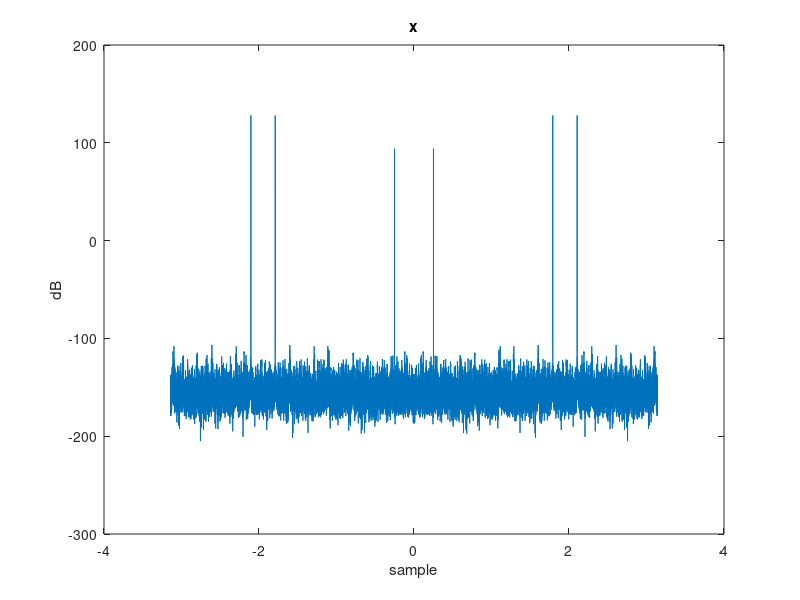
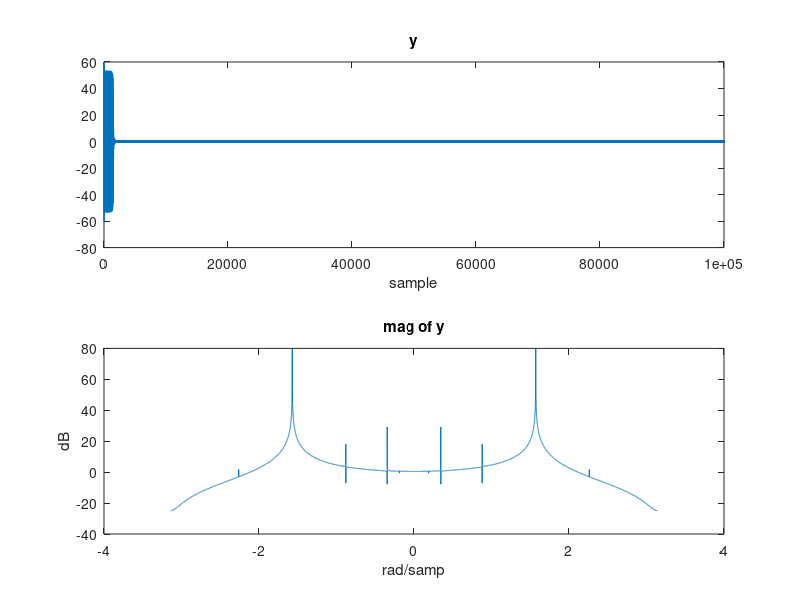
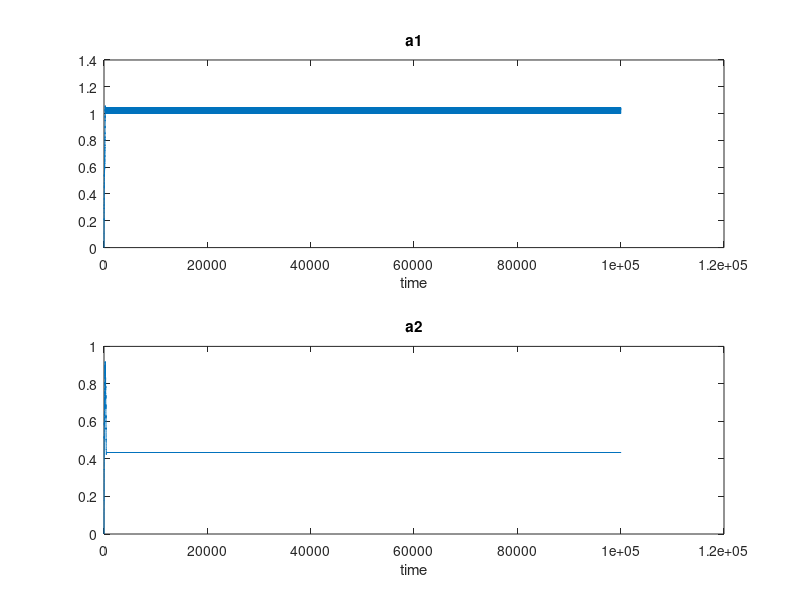
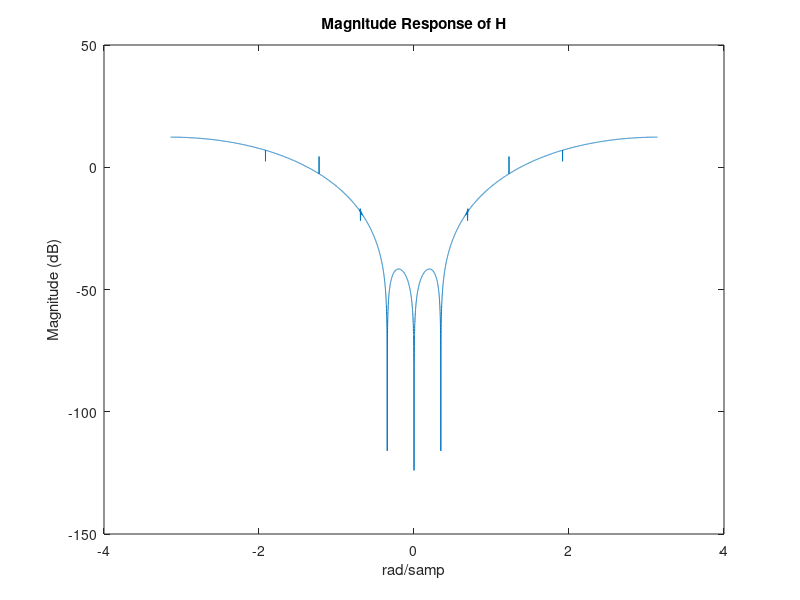

Source code (MATLAB) for these figures, in order:
%%
r = .95;
u = .000001;

Fs = 200;
T = 1/Fs;
StopTime = 500;
t = (0:T:StopTime-T)';
s = sin(2*pi*50*t);

i = 50*sin(2*pi*11*t);
x = s+i;

figure(1);
plot(linspace(-pi, pi, length(x)), 20*log10(fftshift(abs(fft(x)))));
title('X');
xlabel('radians/sec');
ylabel('in dB');

x = s+i;
y = zeros(1,length(x));
e = zeros(1,length(x));
a = zeros(1,length(x));

for index = 3:length(x)

    e(index) = x(index) + a(index) .* x(index-1) + x(index-2);
    y(index) = e(index) - r.*a(index).*y(index-1) - (r^2).*y(index-2);


    a(index+1) = a(index) - u.*y(index).*x(index-1);
    if (a(index+1) > 2) || (a(index+1) < -2)
        a(index+1) = a(index);
    end
end

figure(2);
subplot(2, 1, 1);
plot(linspace(0, length(y), length(y)), y);
title('y');
xlabel('sample');

len = length(y);
perc = .2;
subplot(2, 1, 2);
plot(linspace(-pi, pi, length(y(len*(1-perc):len))), 20*log10(fftshift(abs(fft(y(len*(1-perc):len))))));
title('mag of y');
xlabel('rad/samp');
ylabel('dB');

figure(3);
plot(linspace(0, length(a), length(a)), a);
title('a');
xlabel('time');

b0 = 1;
b1 = a(end);
b2 = 1;
a0 = 1;
a1 = a(end)*r;
a2 = r^2;
b = [b0, b1, b2];
a3 = [a0, a1, a2];
[H, w] = freqz(b, a, 10000, 'whole', Fs);
figure(4);
plot(linspace(-pi, pi, length(H)), 20*log10(fftshift(abs(H))));
title('Magnitude Response of H');
xlabel('rad/samp');
ylabel('Magnitude (dB)');

%%

chp = 50*chirp(t,0,500,100);
s = sin(2*pi*9*t);

x = s+chp;
% pspectrum(chp,t,'spectrogram','TimeResolution',0.1, ...
%     'OverlapPercent',99,'Leakage',0.85)
u = .000001;
R=.98;

figure(5);
plot(linspace(-pi, pi, length(s)), 20*log10(fftshift(abs(fft(x)))));
title('x');
xlabel('sample');
ylabel('dB');

y = zeros(1,length(x));
e = zeros(1,length(x));
a = zeros(1,length(x));
a(1) = -1.99999;
a(2) = -1.9999;
a(3) = -1.9999;

for index = 3:length(x)
    e(index) = x(index) + a(index) .* x(index-1) + x(index-2);
    y(index) = e(index) - r.*a(index).*y(index-1) - (r^2).*y(index-2);

    a(index+1) = a(index) - u.*y(index).*x(index-1);
    if (a(index+1) > 2) || (a(index+1) < -2)
        a(index+1) = a(index);
    end
end

figure(6);
plot(linspace(-pi, pi, length(y)), 20*log10(fftshift(abs(fft(y)))));
title('mag of y2');
xlabel('rad/samp');
ylabel('dB');

figure(7);
plot(linspace(0, length(a), length(a)), a);
title('a');
xlabel('time');

%%

r = .94;
u = .000005;

Fs = 200;
T = 1/Fs;
StopTime = 500;
t = (0:T:StopTime-T)';
s = sin(2*pi*8*t);

i1 = 50*sin(2*pi*57*t);
i2 = 50*sin(2*pi*67*t);

x = s+i1+i2;

figure(1);
plot(linspace(-pi, pi, length(x)), 20*log10(fftshift(abs(fft(x)))));
title('x');
xlabel('sample');
ylabel('dB');

y = zeros(1,length(x));
temp = zeros(1,length(x));
a1 = zeros(1,length(x));
a2 = zeros(1,length(x));

for index = 3:length(x)
    e = x(index) + a1(index) .* x(index-1) + x(index-2);
    temp(index) = e - r.*a1(index).*temp(index-1) - (r^2).*temp(index-2);
    a1(index+1) = a1(index) - u.*temp(index).*x(index-1);

  
    if (a1(index+1) > 2) || (a1(index+1) < -2)
        a1(index+1) = a1(index);
    end
end

figure(7);
plot(linspace(-pi, pi, length(temp(length(temp)*(1-perc):length(temp)))), 20*log10(fftshift(abs(fft(temp(length(temp)*(1-perc):length(temp)))))));
title('mag of y');
xlabel('rad/samp');
ylabel('dB');

for index = 3:length(x)

    e = temp(index) + a2(index) .* temp(index-1) + temp(index-2);
    y(index) = e - r.*a2(index).*y(index-1) - (r^2).*y(index-2);
    
    a2(index+1) = a2(index) - u.*y(index).*x(index-1);
    if (a2(index+1) > 2) || (a2(index+1) < -2)
        a2(index+1) = a2(index);
    end
end
figure(8);
plot(linspace(-pi, pi, length(y(length(y)*(1-perc):length(y)))), 20*log10(fftshift(abs(fft(y(length(y)*(1-perc):length(y)))))));
title('mag of y');
xlabel('rad/samp');
ylabel('dB');

figure(3);
subplot(2, 1, 1);
plot(linspace(0, length(a1), length(a1)), a1);
title('a1');
xlabel('time');

subplot(2, 1, 2);
plot(linspace(0, length(a2), length(a2)), a2);
title('a2');
xlabel('time');
